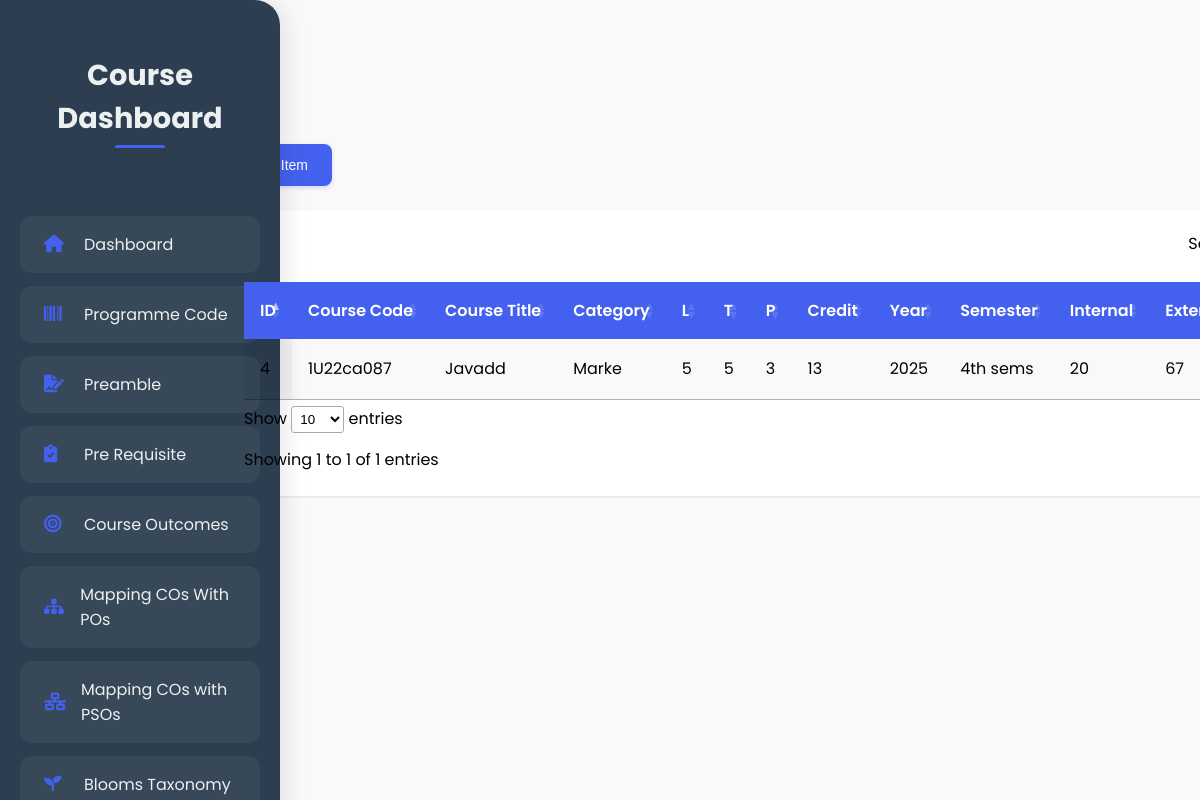
The page /menus/programme_code.php on the database its author committed.
### tables this page shows
CREATE TABLE `courses` (
  `id` int(6) UNSIGNED NOT NULL,
  `course_code` varchar(20) NOT NULL,
  `course_title` varchar(100) NOT NULL,
  `category` varchar(50) DEFAULT NULL,
  `l` int(2) DEFAULT NULL,
  `t` int(2) DEFAULT NULL,
  `p` int(2) DEFAULT NULL,
  `credit` int(2) DEFAULT NULL,
  `year` int(1) DEFAULT NULL,
  `semester` varchar(50) DEFAULT NULL,
  `internal` int(3) DEFAULT NULL,
  `external` int(3) DEFAULT NULL,
  `total` int(3) DEFAULT NULL,
  `created_at` timestamp NULL DEFAULT current_timestamp()
);

### menus/programme_code.php (the view, shortened to what this page needs)
<?php
require_once '../db_connect.php';
$result = $conn->query("SELECT * FROM courses");
?>
<!DOCTYPE html>
<html lang="en">
<head>
    <link rel="stylesheet" href="https://cdnjs.cloudflare.com/ajax/libs/font-awesome/6.0.0/css/all.min.css">
    <link rel="stylesheet" href="https://cdn.datatables.net/1.13.6/css/dataTables.bootstrap5.min.css">
    <link rel="stylesheet" href="https://cdnjs.cloudflare.com/ajax/libs/font-awesome/6.0.0/css/all.min.css">
    <link rel="stylesheet" href="../public/css/sidebar.css">
    <link rel="stylesheet" href="https://cdn.datatables.net/1.13.6/css/jquery.dataTables.min.css">
    <link rel="stylesheet" href="https://cdn.datatables.net/buttons/2.4.2/css/buttons.dataTables.min.css">
</head>
<body>
    <div class="container">
        <?php include('../sidebar.php'); ?>
        <div class="content-area" id="content-area">
            <button id="addNewBtn" class="btn btn-success">Add Item</button>
            <div class="table-container">
                <table id="example" class="display nowrap" style="width:100%">
                    <thead>
                        <tr>
                            <th>ID</th>
                            <th>Course Code</th>
                            <th>Course Title</th>
                            <th>Category</th>
                            <th>L</th>
                            <th>T</th>
                            <th>P</th>
                            <th>Credit</th>
                            <th>Year</th>
                            <th>Semester</th>
                            <th>Internal</th>
                            <th>External</th>
                        </tr>
                    </thead>
                    <tbody>
                        <?php while ($row = $result->fetch_assoc()): ?>
                            <tr>
                                <td><?= $row['id'] ?></td>
                                <td><?= $row['course_code'] ?></td>
                                <td><?= $row['course_title'] ?></td>
                                <td><?= $row['category'] ?></td>
                                <td><?= $row['l'] ?></td>
                                <td><?= $row['t'] ?></td>
                                <td><?= $row['p'] ?></td>
                                <td><?= $row['credit'] ?></td>
                                <td><?= $row['year'] ?></td>
                                <td><?= $row['semester'] ?></td>
                                <td><?= $row['internal'] ?></td>
                                <td><?= $row['external'] ?></td>
                            </tr>
                        <?php endwhile; ?>
                    </tbody>
                </table>
            </div>
        </div>
    </div>
</body>
</html>

### sidebar.php (shortened to what this page needs)
<div class="sidebar">
            <div class="sidebar-header">
                <h2>Course Dashboard</h2>
            </div>
            <div class="menu-list">
                <div class="menu-item" data-page="dashboard">
                    <i class="fas fa-home"></i>
                    <span>Dashboard</span>
                </div>
                <div class="menu-item" data-page="programme_code">
                    <i class="fas fa-barcode"></i>
                    <a href="/projectcoder/clgproject/menus/programme_code.php"><span>Programme Code</span></a>
                </div>
                <div class="menu-item" data-page="preamble">
                    <i class="fas fa-file-signature"></i>
                    <a href="/projectcoder/clgproject/menus/preamble.php"><span>Preamble</span></a>
                </div>
                <div class="menu-item" data-page="pre_requisite">
                    <i class="fas fa-clipboard-check"></i>
                    <a href="/projectcoder/clgproject/menus/prerequisite.php"> <span>Pre Requisite</span></a>
                </div>
                <a href="/projectcoder/clgproject/menus/courseoutcomes.php">
                    <div class="menu-item" data-page="course_outcomes">
                    <i class="fas fa-bullseye"></i>
                    <span>Course Outcomes</span>
                </div></a>
                <div class="menu-item" data-page="mapping_cos_pos">
                    <i class="fas fa-sitemap"></i>
                    <span>Mapping COs With POs</span>
                </div>
                <div class="menu-item" data-page="mapping_cos_psos">
                    <i class="fas fa-network-wired"></i>
                    <span>Mapping COs with PSOs</span>
                </div>
                <div class="menu-item" data-page="blooms_taxonomy">
                    <i class="fas fa-seedling"></i>
                    <span>Blooms Taxonomy</span>
                </div>
            </div>
        </div>

### public/css/sidebar.css (style rules this page uses)
:root { --primary-color: #2ecc71; --dark-bg: #2c3e50; --light-text: #ecf0f1; }
html, body { height: 100%; margin: 0; padding: 0; overflow-x: hidden; background: white }
body { font-family: 'Poppins', sans-serif; background: #f9f9f9; display: flex; flex-direction: column; }
.container { display: flex; flex: 1; min-height: 100vh; }
.sidebar { width: 18vw; max-width: 280px; min-width: 220px; height: 100vh; background: var(--dark-bg); padding: 30px 20px; position: fixed; border-radius: 0 25px 25px 0; box-shadow: 4px 0 25px rgba(0, 0, 0, 0.1); transform: translateX(-100%); animation: slideIn 0.6s cubic-bezier(0.4, 0, 0.2, 1) forwards; overflow-y: scroll; }
a { text-decoration: none; color: var(--light-text); }
.sidebar-header { text-align: center; margin-bottom: 40px; padding: 0 15px; }
.sidebar-header h2 { color: var(--light-text); font-size: 1.8rem; position: relative; display: inline-block; padding-bottom: 8px; }
.sidebar-header h2::after { content: ''; position: absolute; bottom: 0; left: 50%; transform: translateX(-50%); width: 50px; height: 3px; background: var(--primary-color); border-radius: 2px; }
.menu-list { display: flex; flex-direction: column; gap: 5px; }
.menu-list { margin-bottom: 25%; }
.menu-item { color: var(--light-text); padding: 1rem 1.5rem; font-size: 1rem; cursor: pointer; border-radius: 12px; transition: all 0.4s cubic-bezier(0.4, 0, 0.2, 1); position: relative; overflow: hidden; display: flex; align-items: center; gap: 15px; background: rgba(255, 255, 255, 0.05); margin: 4px 0; flex-shrink: 0; }
.menu-item::before { content: ''; position: absolute; left: 0; top: 0; width: 3px; height: 100%; background: var(--primary-color); transform: scaleY(0); transition: transform 0.3s ease; }
.menu-item i { width: 25px; font-size: 1.1rem; color: var(--primary-color); }
.content-area { min-height: 100vh; border-radius: 25px 0 0 25px; }
@media screen and (max-width: 1200px) { .sidebar { width: 240px; } }
@media screen and (max-width: 1200px) { .content-area { margin-left: 240px; } }

### menus/programme_code.php (style rules this page uses)
:root { --primary-color: #4361ee; --success-color: #06d6a0; --danger-color: #ef476f; --text-color: #2b2d42; --background-color: #f8f9fa; --transition: all 0.3s cubic-bezier(0.4, 0, 0.2, 1); }
.content-area { margin-left: 19vw; margin-right: 2vw; }
#addNewBtn { margin-top: 9rem; }
.btn { padding: 5px 10px; border-radius: 5px; font-size: 14px; cursor: pointer; transition: background 0.3s ease; }
.btn-success { background: var(--primary-color); color: white; padding: 0.8rem 1.5rem; border-radius: 8px; font-weight: 500; transition: var(--transition); display: inline-flex; align-items: center; gap: 0.5rem; border: none; cursor: pointer; box-shadow: 0 2px 4px rgba(67, 97, 238, 0.2); }
.table-container { background: white; border-radius: 12px; overflow: hidden; box-shadow: 0 1px 3px rgba(0, 0, 0, 0.1); margin-top: 1.5rem; padding: 1rem; }
#example { width: 100%; border-collapse: separate; border-spacing: 0; }
#example thead { background: var(--primary-color); color: white; }
#example th { padding: 1rem; font-weight: 600; text-align: left; border-bottom: none; }
#example td { padding: 1rem; border-bottom: 1px solid #e9ecef; }
#example tr:last-child td { border-bottom: none; }

### rows shown on the page
courses: id "4", course_code "1U22ca087", course_title "Javadd", category "Marke", l "5", t "5", p "3", credit "13", year "2025", semester "4th sems", internal "20", external "67"
